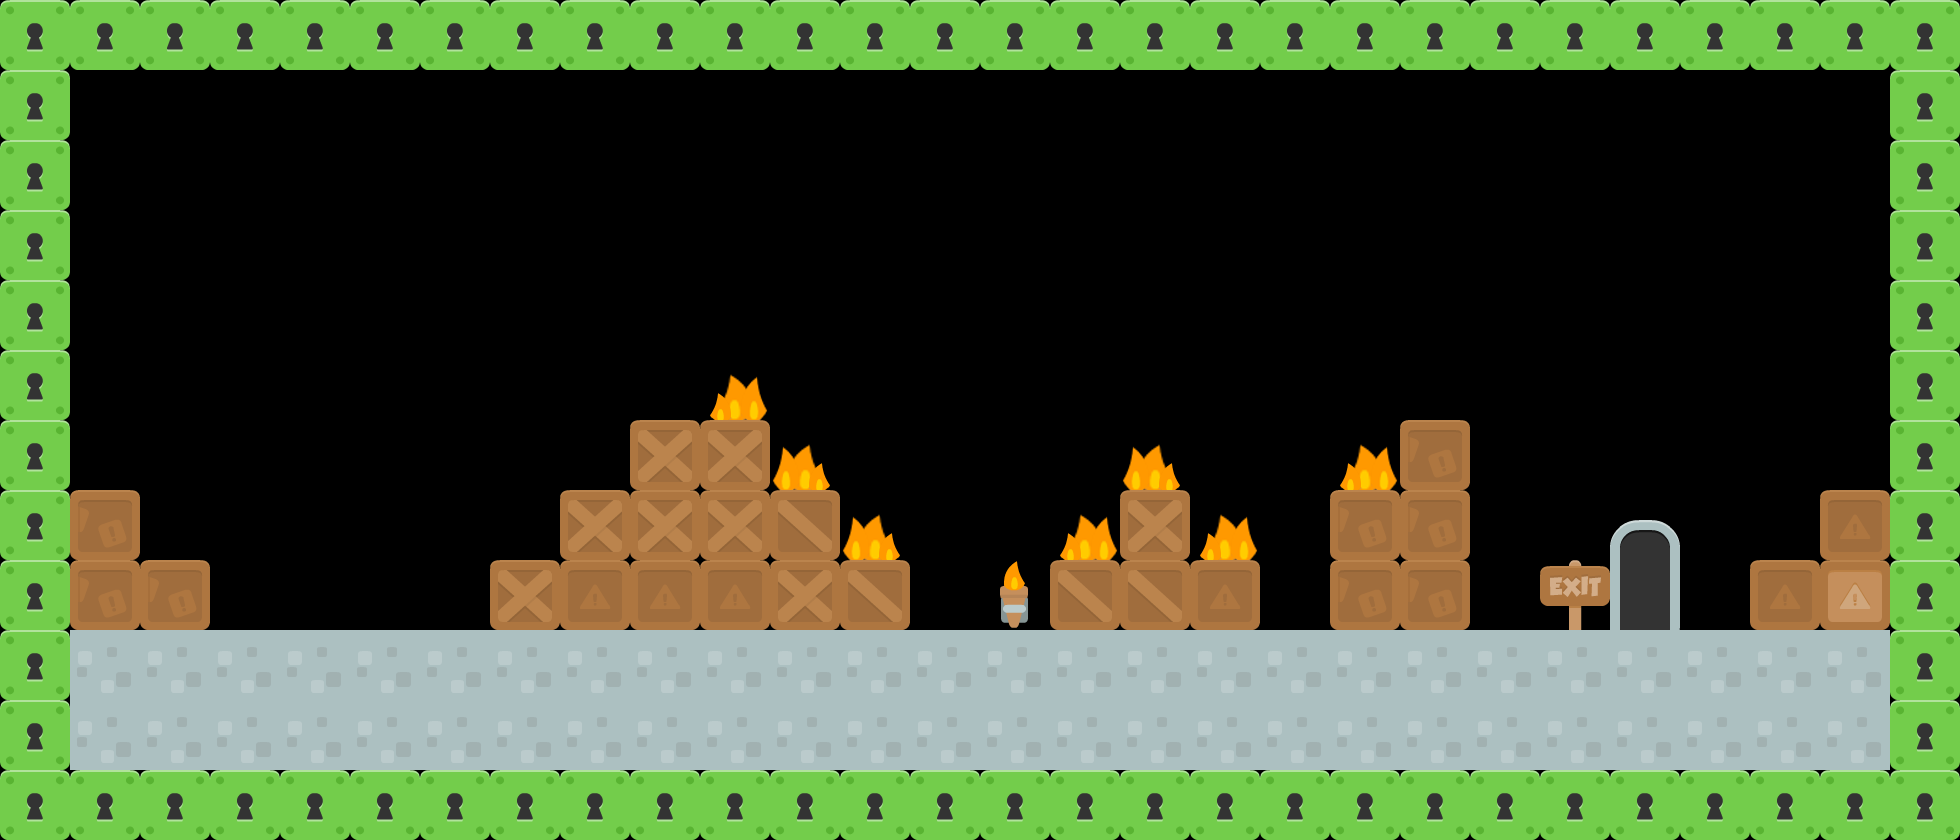

Below is a game level as drawn by its tile map, then a one-line description and the .tmx file that defines it, in full:
An orthogonal 28x12 tile map with 70x70 px tiles, 1 tile layer (base), 2 hidden layers not drawn and 3 objects (player, door, POI).

<map version="1.2" tiledversion="1.2.1" orientation="orthogonal" renderorder="right-down" width="28" height="12" tilewidth="70" tileheight="70" infinite="0" nextlayerid="8" nextobjectid="4">
 <tileset firstgid="1" source="tiles_spritesheet_plus.tsx" />
 <layer id="5" name="base" width="28" height="12">
  <data encoding="csv">
114,114,114,114,114,114,114,114,114,114,114,114,114,114,114,114,114,114,114,114,114,114,114,114,114,114,114,114,
114,0,0,0,0,0,0,0,0,0,0,0,0,0,0,0,0,0,0,0,0,0,0,0,0,0,0,114,
114,0,0,0,0,0,0,0,0,0,0,0,0,0,0,0,0,0,0,0,0,0,0,0,0,0,0,114,
114,0,0,0,0,0,0,0,0,0,0,0,0,0,0,0,0,0,0,0,0,0,0,0,0,0,0,114,
114,0,0,0,0,0,0,0,0,0,0,0,0,0,0,0,0,0,0,0,0,0,0,0,0,0,0,114,
114,0,0,0,0,0,0,0,0,0,139,0,0,0,0,0,0,0,0,0,0,0,0,0,0,0,0,114,
114,0,0,0,0,0,0,0,0,155,155,140,0,0,0,0,140,0,0,139,128,0,0,0,0,0,0,114,
114,128,0,0,0,0,0,0,155,155,155,169,140,0,0,139,155,139,0,128,128,0,0,52,0,0,43,114,
114,128,128,0,0,0,0,155,43,43,43,155,169,0,30,169,169,43,0,128,128,0,75,66,0,43,57,114,
114,64,64,64,64,64,64,64,64,64,64,64,64,64,64,64,64,64,64,64,64,64,64,64,64,64,64,114,
114,64,64,64,64,64,64,64,64,64,64,64,64,64,64,64,64,64,64,64,64,64,64,64,64,64,64,114,
114,114,114,114,114,114,114,114,114,114,114,114,114,114,114,114,114,114,114,114,114,114,114,114,114,114,114,114
</data>
 </layer>
 <layer id="6" name="overlay" width="28" height="12" visible="0">
  <data encoding="csv">
0,0,0,0,0,0,0,0,0,0,0,0,0,0,0,0,0,0,0,0,0,0,0,0,0,0,0,0,
0,193,193,193,193,193,193,193,193,193,193,193,193,193,193,193,193,193,193,193,193,193,193,193,193,193,193,0,
0,193,193,193,193,193,193,193,193,193,193,193,193,193,193,193,193,193,193,193,193,193,193,193,193,193,193,0,
0,193,193,193,193,193,193,193,193,193,193,193,193,193,193,193,193,193,193,193,193,193,193,193,193,193,193,0,
0,193,193,193,193,193,193,193,193,193,193,193,193,193,193,193,193,193,193,193,193,193,193,193,193,193,193,0,
0,193,193,193,193,193,193,193,193,193,193,193,193,193,193,193,193,193,193,193,193,193,193,193,193,193,193,0,
0,193,193,193,193,193,193,193,193,193,193,193,193,193,193,193,193,193,193,193,193,193,193,193,193,193,193,0,
0,193,193,193,193,193,193,193,193,193,193,193,193,193,193,193,193,193,193,193,193,193,193,193,193,193,193,0,
0,193,193,193,193,193,193,193,193,193,193,193,193,193,193,193,193,193,193,193,193,193,193,193,193,193,193,0,
0,0,0,0,0,0,0,0,0,0,0,0,0,0,0,0,0,0,0,0,0,0,0,0,0,0,0,0,
0,0,0,0,0,0,0,0,0,0,0,0,0,0,0,0,0,0,0,0,0,0,0,0,0,0,0,0,
0,0,0,0,0,0,0,0,0,0,0,0,0,0,0,0,0,0,0,0,0,0,0,0,0,0,0,0
</data>
 </layer>
 <layer id="7" name="temporary" width="28" height="12" visible="0">
  <data encoding="csv">
0,0,0,0,0,0,0,0,0,0,0,0,0,0,0,0,0,0,0,0,0,0,0,0,0,0,0,0,
0,0,0,0,0,0,0,0,0,0,0,0,0,0,0,0,0,0,0,0,0,0,0,0,0,0,0,0,
0,0,0,0,0,0,0,0,0,0,0,0,0,0,0,0,0,0,0,0,0,0,0,0,0,0,0,0,
0,0,0,0,0,0,0,0,0,0,0,0,0,0,0,0,0,0,0,0,0,0,0,0,0,0,0,0,
0,0,0,0,0,0,0,0,0,0,0,0,0,0,0,0,0,0,0,0,0,0,0,0,0,0,0,0,
0,0,0,0,0,0,0,0,0,0,0,0,0,0,0,0,0,0,0,0,0,0,0,0,0,0,0,0,
0,0,0,0,0,0,0,0,0,0,0,0,0,0,0,0,0,0,0,0,0,0,0,0,0,0,0,0,
0,0,0,0,0,0,0,0,0,0,0,0,0,0,0,0,0,0,0,0,0,0,0,0,0,0,0,0,
0,0,0,0,0,0,0,0,0,0,0,0,0,0,16,0,0,0,0,0,0,0,0,0,0,0,0,0,
0,0,0,0,0,0,0,0,0,0,0,0,0,0,0,0,0,0,0,0,0,0,0,0,0,0,0,0,
0,0,0,0,0,0,0,0,0,0,0,0,0,0,0,0,0,0,0,0,0,0,0,0,0,0,0,0,
0,0,0,0,0,0,0,0,0,0,0,0,0,0,0,0,0,0,0,0,0,0,0,0,0,0,0,0
</data>
 </layer>
 <objectgroup id="4" name="objectLayer">
  <object id="1" name="Frog" type="player" gid="42" x="278" y="617" width="70" height="70" />
  <object id="2" name="Exit" type="door" gid="42" x="1610" y="626" width="70" height="70" />
  <object id="3" name="Torch" type="POI" gid="42" x="982" y="630" width="70" height="70" />
 </objectgroup>
</map>
